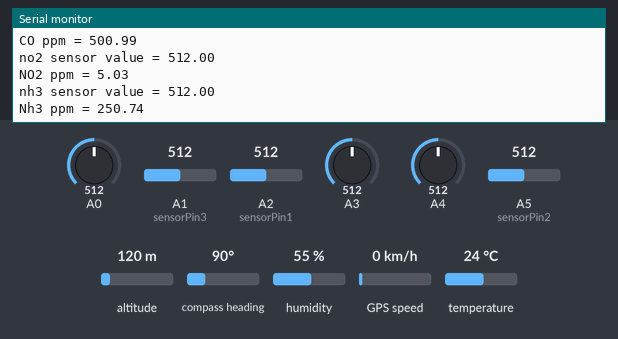
Bench run of a sketch on a simulated Arduino Uno, built with avr-gcc and run on an emulated ATmega328P. On the bench: the last lines printed to the serial monitor. The inputs (shaded band) are chosen by the test bench; at power-on: A0 = 512, A1 (sensorPin3) = 512, A2 (sensorPin1) = 512, A3 = 512, A4 = 512, A5 (sensorPin2) = 512, altitude 120 m, compass heading 90°, humidity 55 %, GPS speed 0 km/h, temperature 24 °C. The GPS gets a fix after 3 s at 37.7749, -122.4194 with 8 satellites; no radio packets arrive unless stated.

Above: at 4.0 s.
4.1 s: A0 set to 1010
At 6.5 s:
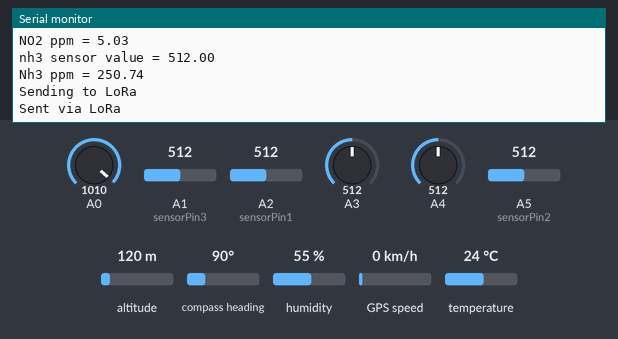
6.8 s: A0 set to 986
At 10.5 s:
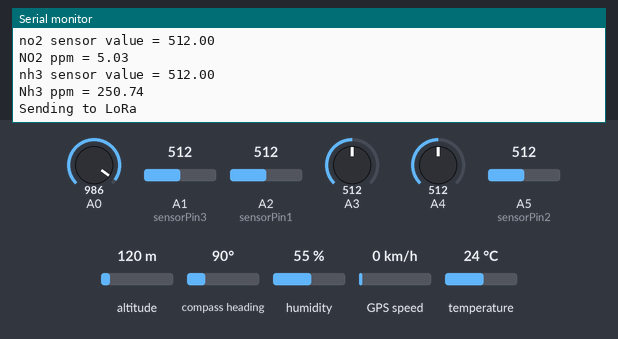

Measured:
- the behaviour switches between 1000 and 999 on A0 (found by bisection; images 1 and 2)
- after the input at 6.8 s, the serial monitor: prints a new line after 1.7 s (image 2)

The sketch:

loratest2.ino
```cpp
#include <SPI.h>
#include <LoRa.h>
#include <TinyGPS.h>
#include <SoftwareSerial.h>
#include "DHT.h"
#define RL 20
#define RL135 5
#define RL3 200
#define ro135 52.86//89.41
#define ro4 14.08//32.19
#define ro3 1246.2//70.63

#define DHTPIN 5    // what digital pin we're connected to
// Choose two Arduino pins to use for software serial
#define DHTTYPE DHT22
TinyGPS gps;
SoftwareSerial gpsSerial(4, 3);
int sensorPin3 = A1; // select the input pin for the NH3
int sensorPin1 = A2; // select the input pin for the CO
int sensorPin2 = A5; // select the input pin for the NO2
float flat, flon;
unsigned long age;

DHT dht(DHTPIN, DHTTYPE);

void setup() {
  pinMode(sensorPin1, INPUT);
  pinMode(sensorPin2, INPUT);
  pinMode(sensorPin3, INPUT);
  pinMode(A0,INPUT);
  pinMode(A3,INPUT);
  pinMode(A4,INPUT);
  Serial.begin(9600);
   gpsSerial.begin(9600);
   Serial.println("initialization") ;
   Serial.println("DHTxx test!");

  dht.begin();
  while (!Serial);

  Serial.println("LoRa Sender");

  if (!LoRa.begin(868E6)) {
    Serial.println("Starting LoRa failed!");
    while (1);
  }

//  LoRa.setTxPower(20);

}

void loop() {
  // Wait a few seconds between measurements.
  delay(3000);

  // Reading temperature or humidity takes about 250 milliseconds!
  // Sensor readings may also be up to 2 seconds 'old' (its a very slow sensor)
  float h = dht.readHumidity();
  // Read temperature as Celsius (the default)
  float t = dht.readTemperature();
  // Read temperature as Fahrenheit (isFahrenheit = true)
  float f = dht.readTemperature(true);

  // Check if any reads failed and exit early (to try again).
/*  if (isnan(h) || isnan(t) || isnan(f)) {
    Serial.println("Failed to read from DHT sensor!");
    return;
  }
*/
  // Compute heat index in Fahrenheit (the default)
  float hif = dht.computeHeatIndex(f, h);
  // Compute heat index in Celsius (isFahreheit = false)
  float hic = dht.computeHeatIndex(t, h, false);

  Serial.print("Humidity: ");
  Serial.print(h);
  Serial.print(" %\t");
  Serial.print("Temperature: ");
  Serial.print(t);
  Serial.print(" *C ");
  Serial.print(f);
  Serial.print(" *F\t");
  Serial.print("Heat index: ");
  Serial.print(hic);
  Serial.print(" *C ");
  Serial.print(hif);
  Serial.println(" *F");
  float mq135=analogRead(A0);
  float mq4=analogRead(A3);
  float mq3=analogRead(A4);
  float sensorValue1 = analogRead(sensorPin1);
  float sensorValue2 = analogRead(sensorPin2);
  float sensorValue3 = analogRead(sensorPin3);
  float no2 = 0.05+ sensorValue2*((10-0.05)/1023.00);
  float co = 1.00 + sensorValue1*((1000.0-1.00)/1023.00);
  float nh3 = 1.00 + sensorValue3*((500.0-1.0)/1023.00);
  float vrl135 = (mq135*5)/1023;
  float vrl4 = (mq4*5)/1023;
  float vrl3 = (mq3*5)/1023;
  float rs135 = ((5-vrl135)*RL135)/vrl135;
  float rs4 = ((5-vrl4)*RL)/vrl4;
  float rs3 = ((5-vrl3)*RL3)/vrl3;
  float ratio135 = rs135/ro135;
  float ratio4 = rs4/ro4;
  float ratio3 = rs3/ro3;
  float co2 = 110.47*(pow(ratio135,-2.862));
  float alcohol = 0.3934*(pow(ratio3,-1.504));
  float ch4 = 1012.7*(pow(ratio4,-2.786));
  Serial.print("AQI: ");
  Serial.println(mq135);
  Serial.print("CO2 ");
  Serial.println(co2);
  Serial.print("Alcohol ");
  Serial.println(alcohol);
  Serial.print("CH4 ");
  Serial.println(ch4);
  Serial.println("co sensor value = " + String(sensorValue1)) ;
  Serial.print("CO ppm = ") ;
  Serial.println(co);
  Serial.println("");
  Serial.println("no2 sensor value = " + String(sensorValue2)) ;
  Serial.print("NO2 ppm = ") ;
  Serial.println(no2);
  Serial.println("");
  Serial.println("nh3 sensor value = " + String(sensorValue3)) ;
  Serial.print("Nh3 ppm = ") ;
  Serial.println(nh3);
  bool newData = false;

 for (unsigned long start = millis(); millis() - start < 1000;)
  {
    while (gpsSerial.available())
    {
      char c = gpsSerial.read();
      // Serial.write(c); // uncomment this line if you want to see the GPS data flowing
      if (gps.encode(c)) // Did a new valid sentence come in?
        newData = true;
    }
  }
//  if(newData)
  //{
    gps.f_get_position(&flat, &flon, &age);
    Serial.println("Sending to LoRa");
    LoRa.beginPacket();
    LoRa.print("Humidity: ");
    LoRa.print(h);
    LoRa.print(" %\t");
    LoRa.print("Temperature: ");
    LoRa.print(t);
    LoRa.print(" *C ");
    LoRa.print(f);
    LoRa.print(" *F\t");
    LoRa.print("Heat index: ");
    LoRa.print(hic);
    LoRa.print(" *C ");
    LoRa.print(hif);
    LoRa.println(" *F");
    LoRa.print("Lat: ");
    LoRa.print(flat == TinyGPS::GPS_INVALID_F_ANGLE ? 0.0 : flat, 6);
    LoRa.print(",");
    LoRa.print("Long: ");
    LoRa.print(flon == TinyGPS::GPS_INVALID_F_ANGLE ? 0.0 : flon, 6);
    LoRa.endPacket();
    delay(1000);
    LoRa.beginPacket();
    LoRa.print("CO ppm = ") ;
    LoRa.println(co);
    LoRa.print("NO2 ppm = ") ;
    LoRa.println(no2);
    LoRa.print("Nh3 ppm = ") ;
    LoRa.println(nh3);
    LoRa.print("AQI: ");
    LoRa.println(mq135);
    LoRa.print("CO2 ");
    LoRa.println(co2);
    LoRa.print("Alcohol ");
    LoRa.println(alcohol);
    LoRa.print("CH4 ");
    LoRa.println(ch4);
    Serial.println("Sent via LoRa");
    LoRa.endPacket();
  //}

}
```
